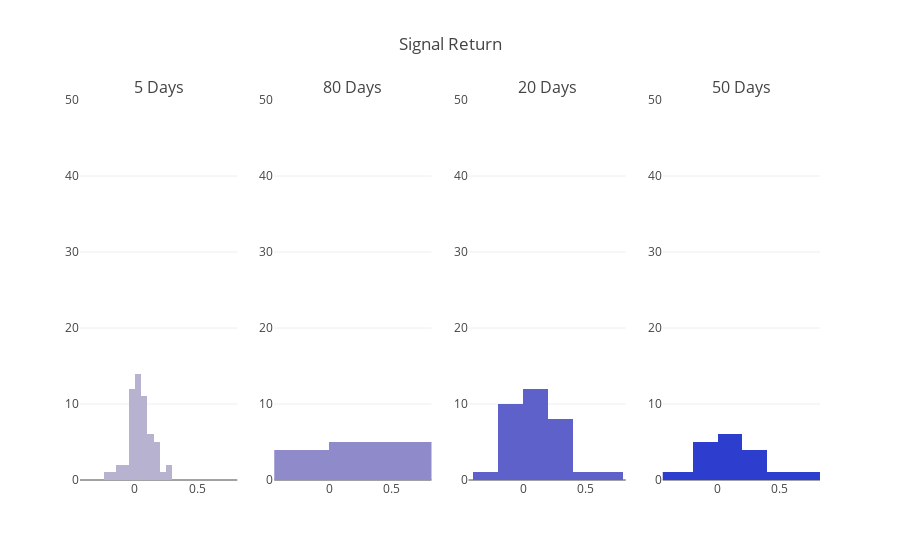

Notebook source saved alongside this figure:
### Markdown cell above
## Test for Significance
### Histogram
Let's plot a histogram of the signal return values.

### Code cell
project_helper.plot_signal_histograms(
    [signal_return_5, signal_return_80, signal_return_20, signal_return_50],
    'Signal Return',
    ('5 Days', '80 Days', '20 Days', '50 Days'))

### Figure 1 — Plotly figure (JSON) as saved in the notebook; plotly's stock layout.template omitted (floating-point values rounded to 4 significant figures)
{"data": [{"marker": {"color": "#b6b2cf"}, "type": "histogram", "x": [0.005079, -0.02068, -0.02936, 0.02317, -0.005699, 0.0551, 0.0167, 0.1058, 0.1877, 0.0641, -0.04192, 0.01495, 0.05993, -0.03026, 0.1312, 0.02295, 0.2567, 0.01747, -0.002021, 0.04562, -0.04119, -0.007115, 0.1167, 0.07847, -0.1201, -0.04261, 0.06065, 0.04374, 0.03576, 0.101, 0.08935, 0.04549, 0.1796, -0.06517, 0.04351, -0.114, 0.06027, 0.1784, 0.005864, 0.1989, -0.04249, 0.1371, 0.02255, 0.1186, 0.181, -0.02721, 0.01125, 0.06383, -0.1659, 0.06094, 0.05803, -0.07072, 0.05016, 0.2614, -0.02056, 0.2098, -0.2006], "xaxis": "x1", "yaxis": "y1"}, {"marker": {"color": "#8f8bca"}, "type": "histogram", "x": [-0.1539, -0.0841, 0.5425, 0.02465, 0.1875, 0.1926, 0.3454, 0.4073, 0.5287, 0.5503, 0.579, -0.4396, -0.1038, 0.7209], "xaxis": "x2", "yaxis": "y2"}, {"marker": {"color": "#5e61ca"}, "type": "histogram", "x": [-0.01809, 0.07079, 0.004869, 0.2343, -0.1176, 0.02909, -0.05364, 0.03969, 0.4919, -0.01338, 0.08319, 0.00634, 0.1062, -0.107, 0.1263, -0.09868, 0.373, 0.2257, -0.176, 0.1513, 0.2605, -0.3132, 0.2526, 0.2476, 0.7015, -0.1069, -0.05291, -0.1117, 0.008733, 0.09447, 0.3466, 0.01461, 0.2385], "xaxis": "x3", "yaxis": "y3"}, {"marker": {"color": "#2d3ecf"}, "type": "histogram", "x": [-0.1573, 0.1136, 0.4185, -0.0355, -0.04255, 0.2262, 0.1439, 0.06015, 0.1396, 0.2831, 0.1161, 0.8217, -0.04854, 0.1233, 0.7352, -0.2369, -0.4258, -0.08962, 0.3148, 0.3905], "xaxis": "x4", "yaxis": "y4"}], "layout": {"annotations": [{"font": {"size": 16}, "showarrow": false, "text": "5 Days", "x": 0.1062, "xanchor": "center", "xref": "paper", "y": 1, "yanchor": "bottom", "yref": "paper"}, {"font": {"size": 16}, "showarrow": false, "text": "80 Days", "x": 0.3688, "xanchor": "center", "xref": "paper", "y": 1, "yanchor": "bottom", "yref": "paper"}, {"font": {"size": 16}, "showarrow": false, "text": "20 Days", "x": 0.6313, "xanchor": "center", "xref": "paper", "y": 1, "yanchor": "bottom", "yref": "paper"}, {"font": {"size": 16}, "showarrow": false, "text": "50 Days", "x": 0.8938, "xanchor": "center", "xref": "paper", "y": 1, "yanchor": "bottom", "yref": "paper"}], "showlegend": false, "title": "Signal Return", "xaxis1": {"anchor": "y1", "domain": [0, 0.2125], "range": [-0.4396, 0.8217]}, "xaxis2": {"anchor": "y2", "domain": [0.2625, 0.475], "range": [-0.4396, 0.8217]}, "xaxis3": {"anchor": "y3", "domain": [0.525, 0.7375], "range": [-0.4396, 0.8217]}, "xaxis4": {"anchor": "y4", "domain": [0.7875, 1], "range": [-0.4396, 0.8217]}, "yaxis1": {"anchor": "x1", "domain": [0, 1], "range": [0, 50]}, "yaxis2": {"anchor": "x2", "domain": [0, 1], "range": [0, 50]}, "yaxis3": {"anchor": "x3", "domain": [0, 1], "range": [0, 50]}, "yaxis4": {"anchor": "x4", "domain": [0, 1], "range": [0, 50]}}}
